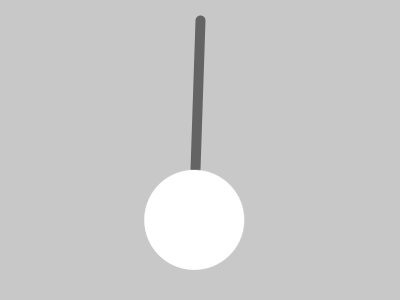
Frame 1 (no input)
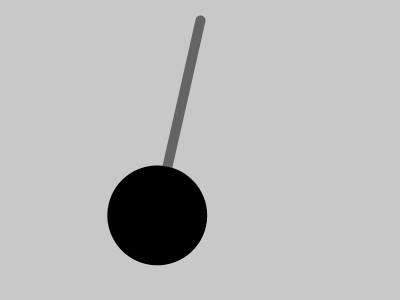
Frame 60 (the mouse pressed at the canvas centre just before this capture)
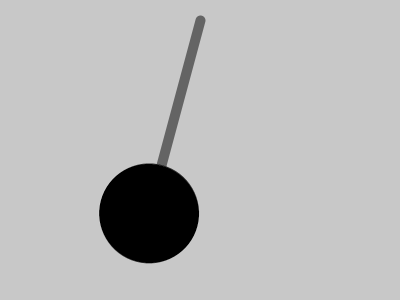
Frame 120 (the mouse held since frame 60 and released just before this capture)

The Processing sketch that drew these frames (run headless with seeded random() and noise(); from frame 60 on, the mouse is pressed at the canvas centre):

// Processing sketch: processing_122097
// ── processing_122097.pde

float peroid = 8;
float amplitude = 15;

void setup()
{
  size(400,300);
}

void draw()
{
  background(200);
  translate(width/2,20);
  float angle = motion();
  rotate(angle);
  pendulum();
}

void pendulum()
{
  stroke(100);
  strokeWeight(10);
  line(0,0,0,150);
  stroke(250);
  strokeWeight(0);
  point(0,0);
  ellipse(0,200,100,100);
  fill(0,0,0);
}

float motion()
{
  float time = norm(millis(),0,1000);
  float fraction = norm(time,0,peroid);
  float shm = sin(fraction*TWO_PI);
  float angle = amplitude*shm;
  return radians(angle);
}
